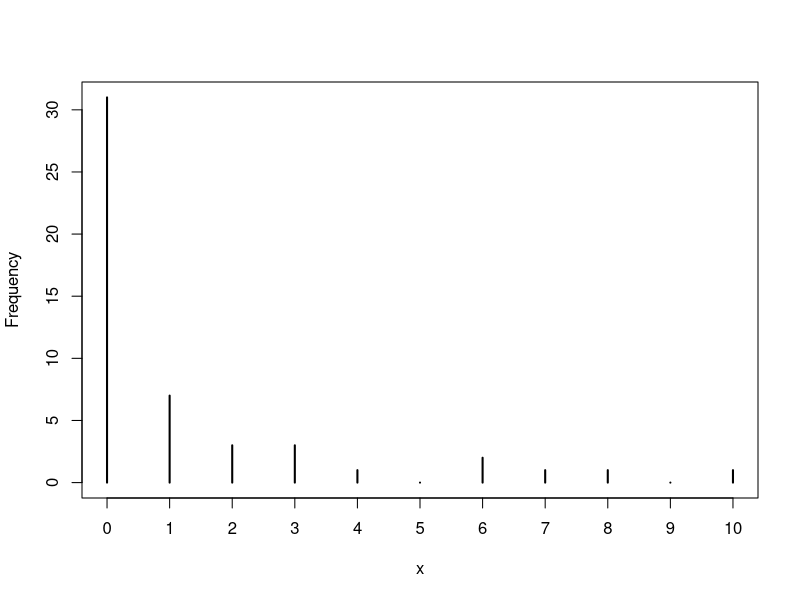
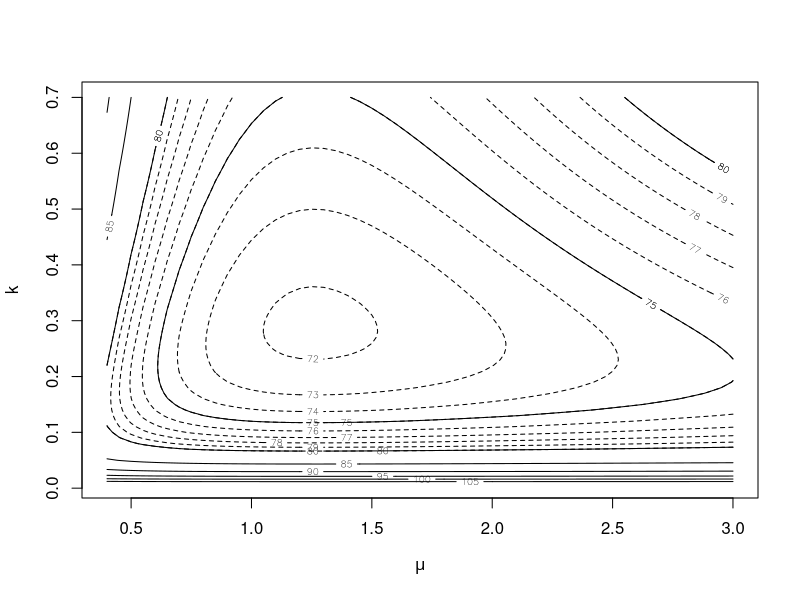
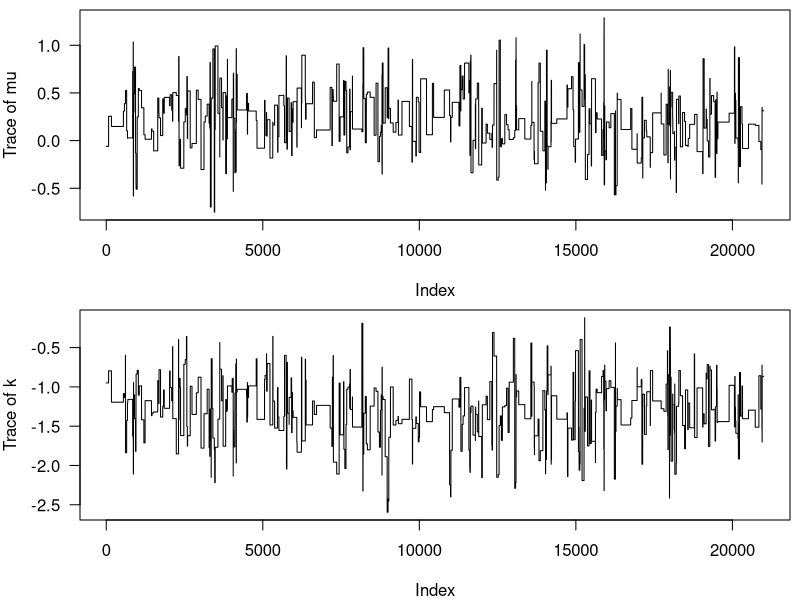
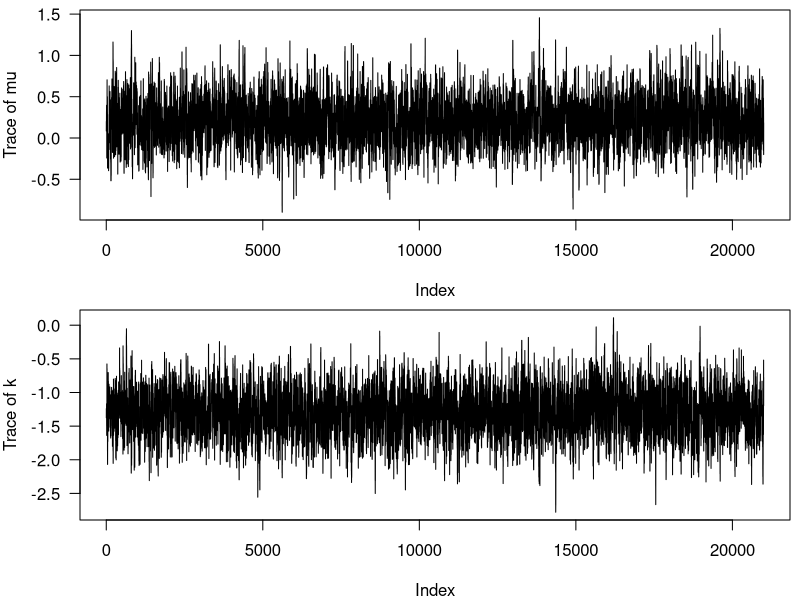
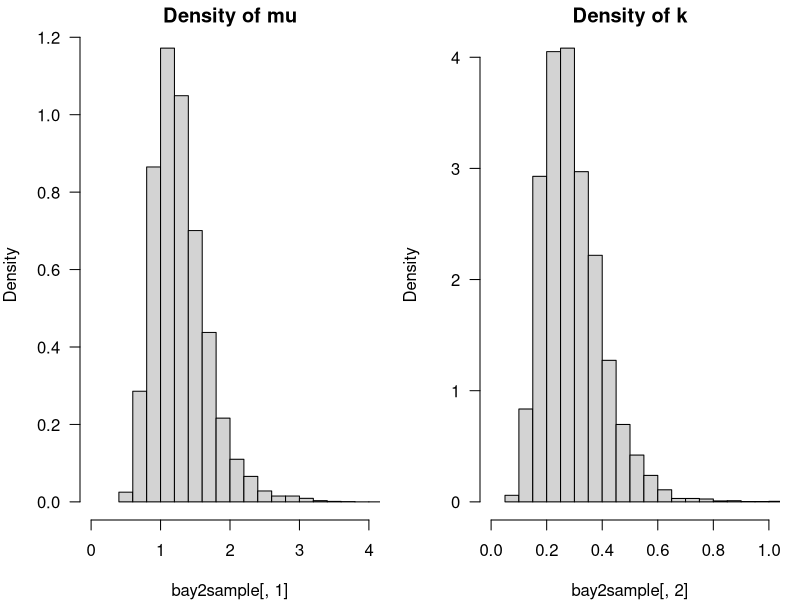

R code for these plots, in order:
## ---- chunk 1
knitr::opts_chunk$set(echo = TRUE)
## ---- chunk 2
nll = function(par,y,x){
  a = par[1]
  b = par[2]
  sd = par[3]
  # this calculates the mean y for a given value of x: the deterministic function
  mu = a+b*x 
  # this calculates the likelihood of the function given the probability 
  # distribution, the data and mu and sd
  nll = -sum(dnorm(y,mean=mu,sd=sd,log=T))
  return(nll)
}

## ---- chunk 3
nll.mle = function(a,b,sd){
  # this calculates the mean y for a given value of x: the deterministic function
  mu = a+b*x 
  # this calculates the likelihood of the function given the probability 
  # distribution, the data and mu and sd
  nll = -sum(dnorm(y,mean=mu,sd=sd,log=T)) 
  return(nll)
}

## ---- chunk 4
set.seed(1001)
## ---- chunk 5
mu.true=1
k.true=0.4
x = rnbinom(50,mu=mu.true,size=k.true)
## ---- chunk 6
plot(table(factor(x,levels=0:max(x))),
     ylab="Frequency",xlab="x")
## ---- chunk 7
NLLfun1 = function(p,dat=x) {
  mu=p[1]
  k=p[2]
  -sum(dnbinom(x,mu=mu,size=k,log=TRUE))
}
## ---- chunk 8
nll.true=NLLfun1(c(mu=mu.true,k=k.true)); nll.true
## ---- chunk 9
NLLfun1(c(mu=10,k=10))
## ---- chunk 10
m = mean(x)
v = var(x)
mu.mom = m
k.mom = m/(v/m-1)
## ---- chunk 11
nll.mom=NLLfun1(c(mu=mu.mom,k=k.mom)); nll.mom
## ---- chunk 12
ldiff=nll.true-nll.mom;ldiff
qchisq(0.95,df=2)/2
## ---- chunk 13
O1 = optim(fn=NLLfun1,par=c(mu=mu.mom,k=k.mom),hessian=TRUE); 
O1
## ---- chunk 14
muvec = seq(0.4,3,by=0.05)
kvec = seq(0.01,0.7,by=0.01)
## ---- chunk 15
resmat = matrix(nrow=length(muvec),ncol=length(kvec))
## ---- chunk 16
for (i in 1:length(muvec)) {
  for (j in 1:length(kvec)) {
    resmat[i,j] = NLLfun1(c(muvec[i],kvec[j]))
  }
}
## ---- chunk 17
contour(muvec,kvec,resmat,xlab=expression(mu),ylab="k")
contour(muvec,kvec,resmat,levels=70:80,lty=2,add=TRUE)
## ---- chunk 18
LPfun1 = function(p,dat=x) {
  p = exp(p)
  mu=p[1]
  lp_mu = dnorm(mu, 0, 1.9, log = TRUE)
  k=p[2]
  lp_k = dnorm(k, 0, 1.9, log = TRUE)
  LL = sum(dnbinom(dat,mu=mu,size=k,log=TRUE))
  LL + lp_mu + lp_k
}
## ---- chunk 19
library(mvtnorm)
MH = function(model, init, sigma = diag(init/10), niter = 3e4, burn = 0.5,
                      seed = 1134, ...) {
  # To make results reproducible you should set a seed (change among chains!!!)
  set.seed(seed)
  # Preallocate chain of values
  chain = matrix(NA, ncol = length(init), nrow = niter)
  # Chain starts at init
  current = init
  lp_current = model(current, ...)
  # Iterate niter times and update chain
  for(iter in 1:niter) {
    # Generate a candidate value from multivariate Normal distribution
    candidate = rmvnorm(1, mean = current, sigma = sigma)
    # Calculate probability of acceptance (proposal distribution is symmetric)
    lp_candidate = model(candidate, ...)
    paccept = min(1, exp(lp_candidate - lp_current))
    # Accept the candidate...or not!
    # If accept, update the current and lp_current values
    accept = runif(1) < paccept
    if(accept) {
      chain[iter,] = candidate
      lp_current = lp_candidate
      current = chain[iter,]
    } else {
      chain[iter,] = current
    }
  }
  # Calculate acceptance probability after burn-in and the length of burn-in
  nburn = floor(niter*burn)
  acceptance = 1 - mean(duplicated(chain[-(1:nburn),]))
  # Package the results
  list(burnin = chain[1:nburn,], sample = chain[-(1:nburn),],
       acceptance = acceptance, nburn = nburn)
}
## ---- chunk 20
set.seed(1001)
mu.true=1
k.true=0.4
x = rnbinom(50,mu=mu.true,size=k.true)
## ---- chunk 21
sigma = diag(c(10,10))
## ---- chunk 22
init = log(c(1,1))
bay1 = MH(LPfun1, init, sigma, burn = 0.3, dat = x)
## ---- chunk 23
bay1$acceptance
## ---- chunk 24
par(mfrow = c(2,1), mar = c(4,4,0.5,0.5), las = 1)
plot(bay1$sample[,1], t = "l", ylab = "Trace of mu")
plot(bay1$sample[,2], t = "l", ylab = "Trace of k")
## ---- chunk 25
mapfit = optim(fn = LPfun1, par = log(c(1,1)), 
               hessian = TRUE, method = "BFGS", 
               control = list(fnscale = -1), dat = x)
sigma = solve(-mapfit$hessian)
init = mapfit$par
bay2 = MH(LPfun1, init, sigma, burn = 0.3)
## ---- chunk 26
bay2$acceptance
## ---- chunk 27
par(mfrow = c(2,1), mar = c(4,4,0.5,0.5), las = 1)
plot(bay2$sample[,1], t = "l", ylab = "Trace of mu")
plot(bay2$sample[,2], t = "l", ylab = "Trace of k")
## ---- chunk 28
bay2sample = exp(bay2$sample)
## ---- chunk 29
par(mfrow = c(1,2), mar = c(4,4,1.5,1))
hist(bay2sample[,1], main = "Density of mu", freq = F, xlim = c(0,4))
hist(bay2sample[,2], main = "Density of k", freq = F, xlim = c(0,1))
## ---- chunk 30
map = exp(mapfit$par)
meanp = colMeans(bay2sample)
medianp = c(median(bay2sample[,1]), median(bay2sample[,2]))
cbind(map, meanp, medianp, 
      mom = c(mu.mom, k.mom), 
      mle = O1$par, 
      true = c(mu.true, k.true))
## ---- chunk 31
t(apply(bay2sample, 2, quantile, probs = c(0.025, 0.975)))
## ---- chunk 32
se = sqrt(diag(sigma))
cbind(map - 1.96*se, map + 1.96*se)
